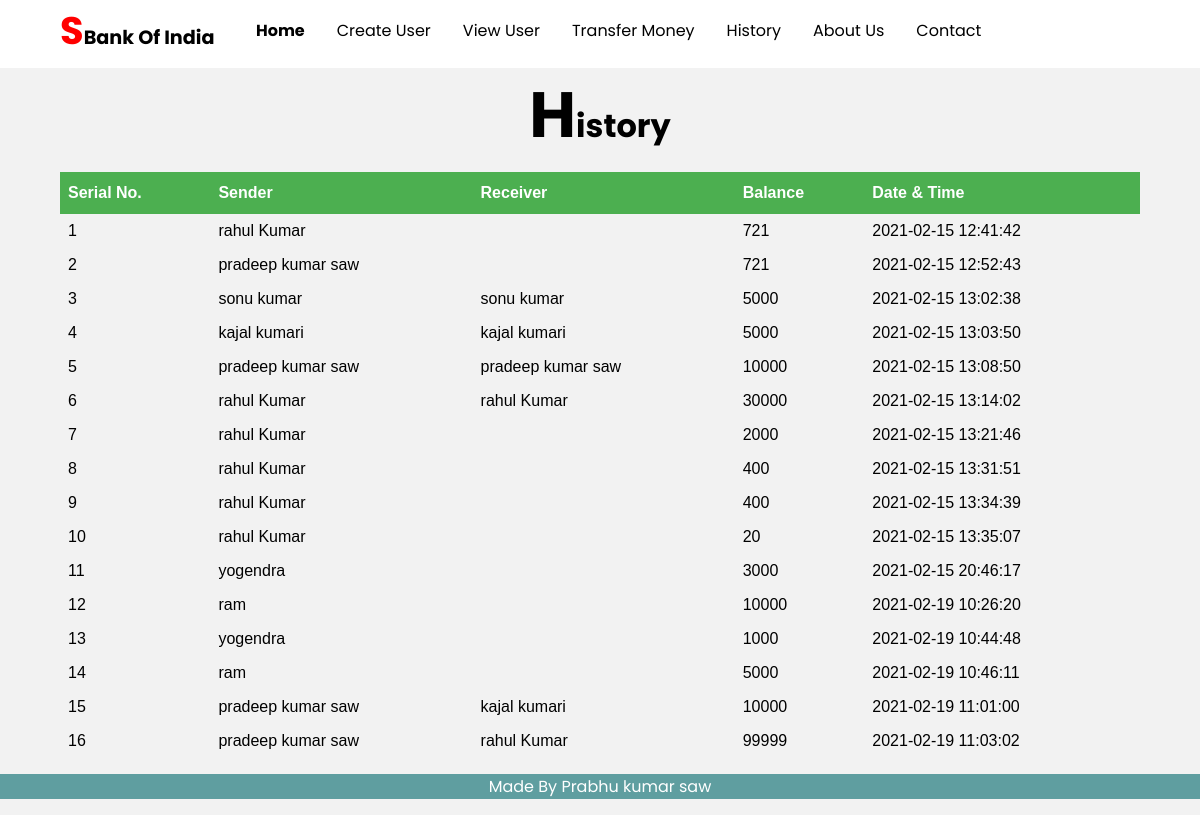
The page /history.php on the database its author committed.
### tables this page shows
CREATE TABLE `transaction` (
  `sno` int(255) NOT NULL,
  `sender` text NOT NULL,
  `receiver` text NOT NULL,
  `balance` int(255) NOT NULL,
  `datetime` datetime NOT NULL DEFAULT current_timestamp()
);

### history.php (the view)
<?php include("header.php")?>
<div class="container">
<h1><span>H</span>istory</h1>
<div style="overflow-x:auto;">
<table id="customers">
        <thead>
            <tr>
            <th>Serial No.</th>
                <th>Sender</th>
                <th>Receiver</th>
                <th>Balance</th>
                <th>Date & Time</th>
            </tr>
        </thead>
        <tbody>
			<?php
                    include 'config.php';
                    $selectquery = "SELECT * FROM `transaction`";
                    $query = mysqli_query($conn, $selectquery);
                    while ($res = mysqli_fetch_assoc($query)) {
                    ?>
            <tr>
            <td data-th="id"><?php echo $res['sno']; ?></td>
                <td data-th="Name"><?php echo $res['sender']; ?></td>
                <td data-th="name"><?php echo $res['receiver']; ?></td>
                <td data-th="Balance"><?php echo $res['balance']; ?></td>
                <td data-th="time"><?php echo $res['datetime']; ?></td>
            </tr>
                    <?php
                    }
                    ?>
        </tbody>
</table>
</div>
</div>
<?php include("footer.php")?>

### css/main.css (style rules this page uses)
:root { --primary-color: #303c66; }
body { background: #F2F2F2; margin: 0; font-family: 'Poppins'; }
@media only screen and (min-width: 1080px) { .container { width: 1080px; margin: 0 auto; } }
#customers { font-family: Arial, Helvetica, sans-serif; border-collapse: collapse; width: 100%; }
#customers td, #customers th { bottom-border: 1px solid #ddd; padding: 8px; }
#customers tr:nth-child(even) { background-color: #f2f2f2; }
#customers th { padding-top: 12px; padding-bottom: 12px; text-align: left; background-color: #4CAF50; color: white; }
h1 { text-align:center; }
span { font-size: 200%; line-height: 80%; }

### rows shown on the page
transaction: sno "1", sender "rahul Kumar", balance "721", datetime "2021-02-15 12:41:42"
transaction: sno "2", sender "pradeep kumar saw", balance "721", datetime "2021-02-15 12:52:43"
transaction: sno "3", sender "sonu kumar", receiver "sonu kumar", balance "5000", datetime "2021-02-15 13:02:38"
transaction: sno "4", sender "kajal kumari", receiver "kajal kumari", balance "5000", datetime "2021-02-15 13:03:50"
transaction: sno "5", sender "pradeep kumar saw", receiver "pradeep kumar saw", balance "10000", datetime "2021-02-15 13:08:50"
transaction: sno "6", sender "rahul Kumar", receiver "rahul Kumar", balance "30000", datetime "2021-02-15 13:14:02"
transaction: sno "7", sender "rahul Kumar", balance "2000", datetime "2021-02-15 13:21:46"
transaction: sno "8", sender "rahul Kumar", balance "400", datetime "2021-02-15 13:31:51"
transaction: sno "9", sender "rahul Kumar", balance "400", datetime "2021-02-15 13:34:39"
transaction: sno "10", sender "rahul Kumar", balance "20", datetime "2021-02-15 13:35:07"
transaction: sno "11", sender "yogendra", balance "3000", datetime "2021-02-15 20:46:17"
transaction: sno "12", sender "ram", balance "10000", datetime "2021-02-19 10:26:20"
transaction: sno "13", sender "yogendra", balance "1000", datetime "2021-02-19 10:44:48"
transaction: sno "14", sender "ram", balance "5000", datetime "2021-02-19 10:46:11"
transaction: sno "15", sender "pradeep kumar saw", receiver "kajal kumari", balance "10000", datetime "2021-02-19 11:01:00"
transaction: sno "16", sender "pradeep kumar saw", receiver "rahul Kumar", balance "99999", datetime "2021-02-19 11:03:02"
